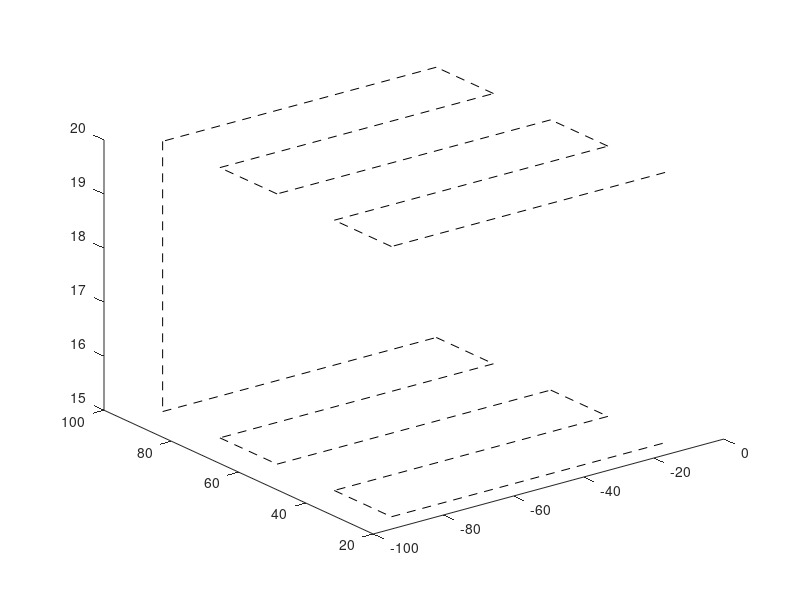

The MATLAB script that drew this image:
function A= jobs
%% A function named jobs which is used to generate the trajectory for the slot-milling process %%
% INPUT(S):  NIL
% OUTPUT(S): A: A vector which consists of the milling coordinates
%%
    % Dimensions of the trajectory
    Length= 78;
    Width= 68;
    Depth=15;

    %Sequences along length
    seq1= 5;
    depart= [-12,25,20]; % Departure point- can be modified however must be within WS

    for i= 1:seq1
            a= rem(i,2);
            if a==1
                A(2*i-1,1:3)= [0,0+17*(i-1),0]+depart;
                A(2*i,1:3)= [-Length,0+17*(i-1),0]+depart;
            elseif a==0
                A(2*i-1,1:3)= [-Length,0+17*(i-1),0]+depart;
                A(2*i,1:3)= [0,0+17*(i-1),0]+depart;
            end
    end
    m1=A;
    m2=flip(A);
    for i = 1
        a= rem(i,2);
        if a==1
            A1= m2 + [0,0,-5*i];
        elseif a==0
            A1= m1 + [0,0,-5*i];
        end
        A= [A;A1];
    end

    % Plotting the trajectory
    for i = 1 : length(A)-1

        plot3([A(i,1),A(i+1,1)],[A(i,2),A(i+1,2)],[A(i,3),A(i+1,3)],'k--');
        hold on;
    end        

end